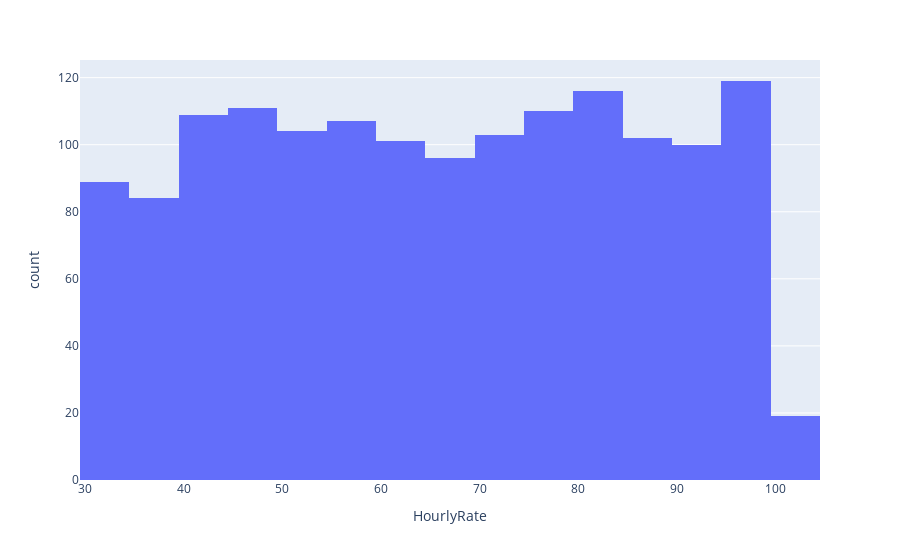

Here is the notebook cell this chart was saved with:
### Markdown cell above
Most people having a MonthlyIncome between 2000-2999 are likely to leave the company and as the salary range increases the attrition rate decreases.

### Code cell
fig1 = px.histogram(df,x = 'HourlyRate')
fig1.show()

### Figure 1 — Plotly figure (JSON) as saved in the notebook; plotly's stock layout.template omitted (floating-point values rounded to 4 significant figures; data arrays with more than 128 entries replaced by an {"elided": "..."} marker saying what was removed)
{"data": [{"alignmentgroup": "True", "bingroup": "x", "hovertemplate": "HourlyRate=%{x}<br>count=%{y}<extra></extra>", "legendgroup": "", "marker": {"color": "#636efa", "pattern": {"shape": ""}}, "name": "", "offsetgroup": "", "orientation": "v", "showlegend": false, "type": "histogram", "x": {"elided": "1470 int values"}, "xaxis": "x", "yaxis": "y"}], "layout": {"barmode": "relative", "legend": {"tracegroupgap": 0}, "margin": {"t": 60}, "xaxis": {"anchor": "y", "domain": [0, 1], "title": {"text": "HourlyRate"}}, "yaxis": {"anchor": "x", "domain": [0, 1], "title": {"text": "count"}}}}
